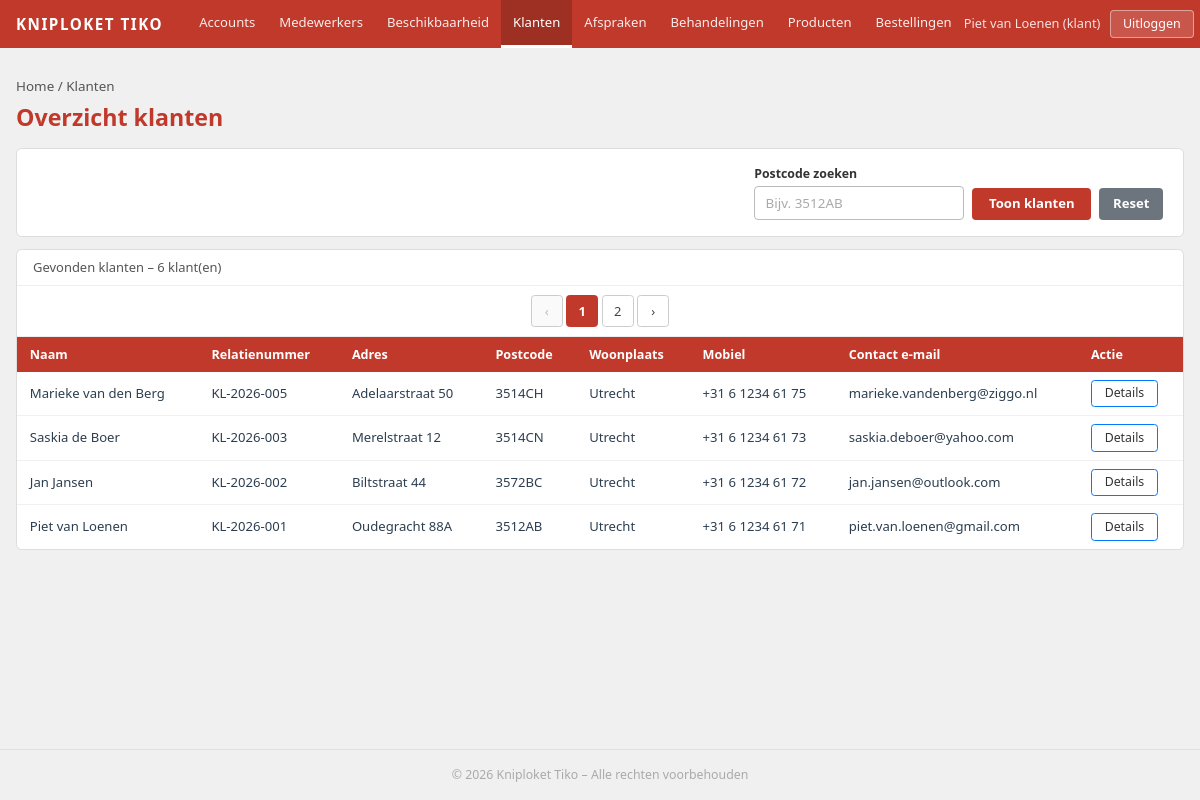
The page /klanten (signed in) on the database its author committed.
### tables this page shows
CREATE TABLE Klant (
    Id INT AUTO_INCREMENT PRIMARY KEY,
    UserId INT NOT NULL,
    Voornaam VARCHAR(100) NOT NULL,
    Tussenvoegsel VARCHAR(50) NULL DEFAULT NULL,
    Achternaam VARCHAR(100) NOT NULL,
    Relatienummer VARCHAR(50) NOT NULL UNIQUE,
    Bijzonderheden TEXT NULL DEFAULT NULL,
    IsActief BIT(1) NOT NULL DEFAULT 1,
    Opmerking VARCHAR(255) NULL DEFAULT NULL,
    DatumAangemaakt DATETIME(6) NOT NULL DEFAULT CURRENT_TIMESTAMP(6),
    DatumGewijzigd DATETIME(6) NOT NULL DEFAULT CURRENT_TIMESTAMP(6) ON UPDATE CURRENT_TIMESTAMP(6),
    CONSTRAINT fk_klant_user FOREIGN KEY (UserId) REFERENCES users(id) ON DELETE RESTRICT ON UPDATE CASCADE
);

CREATE TABLE Contact (
    Id INT AUTO_INCREMENT PRIMARY KEY,
    Straatnaam VARCHAR(255) NOT NULL,
    Huisnummer VARCHAR(20) NOT NULL,
    Toevoeging VARCHAR(20) NULL DEFAULT NULL,
    Postcode VARCHAR(10) NOT NULL,
    Plaats VARCHAR(100) NOT NULL,
    Email VARCHAR(255) NOT NULL,
    Mobiel VARCHAR(20) NOT NULL,
    IsActief BIT(1) NOT NULL DEFAULT 1,
    Opmerking VARCHAR(255) NULL DEFAULT NULL,
    DatumAangemaakt DATETIME(6) NOT NULL DEFAULT CURRENT_TIMESTAMP(6),
    DatumGewijzigd DATETIME(6) NOT NULL DEFAULT CURRENT_TIMESTAMP(6) ON UPDATE CURRENT_TIMESTAMP(6)
);

### app/core/Controller.php (called while the page is built, shortened)
<?php
abstract class Controller
{
    protected function view(string $view, array $data = [], string $layout = 'layouts/main'): void
    {
        $data['base'] = defined('BASE_URL') ? BASE_URL : '';
        extract($data, EXTR_SKIP);
        $viewBestand   = dirname(__DIR__) . '/views/' . $view . '.php';
        require $viewBestand;
    }
}

### app/controllers/KlantController.php (called while the page is built, shortened)
<?php
class KlantController extends Controller
{
    private KlantModel $klantModel;
    public function __construct()
    {
        $this->klantModel = new KlantModel();
    }
    public function index(): void
    {
        $gezochtPostcode = trim($_GET['postcode'] ?? '');
        $filterActief    = $gezochtPostcode !== '';
        $postcode        = $filterActief ? $gezochtPostcode : null;
        $perPagina     = 4;
        $huidigePagina = max(1, (int)($_GET['pagina'] ?? 1));
        $totaalKlanten = $this->klantModel->telKlanten($postcode);
        $totaalPaginas = max(1, (int)ceil($totaalKlanten / $perPagina));
        $huidigePagina = min($huidigePagina, $totaalPaginas);
        $offset        = ($huidigePagina - 1) * $perPagina;
        $klanten       = $this->klantModel->haalKlantenOp($postcode, $perPagina, $offset);
        $this->klantModel->logTechnischeActie(
            'INFO',
            'KlantController',
            'Klanten overzicht bekeken',
            json_encode([
                'postcode' => $postcode ?? 'alle',
                'pagina'   => $huidigePagina,
                'totaal'   => $totaalKlanten
            ])
        );
        $this->view('klanten/index', compact(
            'flash',
            'klanten',
            'huidigePagina',
            'totaalPaginas',
            'totaalKlanten',
            'gezochtPostcode',
            'filterActief'
        ));
    }
}

### app/core/Router.php (called while the page is built, shortened)
<?php
class Router
{
    private array  $routes    = [];
    public function __construct()
    {
        $this->routes  = require dirname(__DIR__) . '/config/routes.php';
    }
    public function dispatch(): void
    {
        $methode = $_SERVER['REQUEST_METHOD'];
        $uri     = $this->normaliseUri($_SERVER['REQUEST_URI'] ?? '/');
        $sleutel = $methode . ' ' . $uri;
        [$controllerNaam, $actie] = $this->routes[$sleutel];
        $controller = new $volledigeNaam();
        $controller->$actie();
    }
    private function normaliseUri(string $uri): string
    {
        $pad = parse_url($uri, PHP_URL_PATH) ?? '/';
        $pad = '/' . ltrim($pad, '/');
        if ($pad !== '/') {
            $pad = rtrim($pad, '/');
        }
        return $pad;
    }
}

### public/index.php (called while the page is built, shortened)
<?php
spl_autoload_register(function (string $klasse): void {
    $pad = dirname(__DIR__) . '/app/' . str_replace(
        ['App\\', '\\'],
        ['',      '/'],
        $klasse
    ) . '.php';
});
require_once dirname(__DIR__) . '/app/core/helpers.php';
$router = new Router();
$router->dispatch();

### app/core/helpers.php (called while the page is built)
<?php
function url(string $pad = '/'): string
{
    $base = defined('BASE_URL') ? BASE_URL : '';
    return $base . '/' . ltrim($pad, '/');
}

### app/config/database.php (called while the page is built)
<?php
return [
    'driver'   => 'mysql',
    'host'     => '127.0.0.1',
    'port'     => '3306',
    'database' => 'kniploket_tiko',
    'username' => 'root',
    'password' => '',
    'charset'  => 'utf8mb4',
    'options'  => [
        PDO::ATTR_ERRMODE            => PDO::ERRMODE_EXCEPTION,
        PDO::ATTR_DEFAULT_FETCH_MODE => PDO::FETCH_ASSOC,
        PDO::ATTR_EMULATE_PREPARES   => false,
    ],
];

### app/core/Database.php (called while the page is built, shortened)
<?php
class Database
{
    private static ?Database $instantie = null;
    private PDO $pdo;
    private function __construct()
    {
        $config = require dirname(__DIR__) . '/config/database.php';
        $dsn = sprintf(
            '%s:host=%s;port=%s;dbname=%s;charset=%s',
            $config['driver'],
            $config['host'],
            $config['port'],
            $config['database'],
            $config['charset']
        );
        try {
            $this->pdo = new PDO($dsn, $config['username'], $config['password'], $config['options']);
        } catch (PDOException $e) {
            $logger = new Logger();
            $logger->error('Databaseverbinding mislukt: ' . $e->getMessage());
            http_response_code(500);
            die('Databaseverbinding niet beschikbaar. Controleer de configuratie.');
        }
    }
    public static function getInstance(): Database
    {
        if (self::$instantie === null) {
            self::$instantie = new self();
        }
        return self::$instantie;
    }
    public function getPdo(): PDO
    {
        return $this->pdo;
    }
}

### app/core/Logger.php (called while the page is built, shortened)
<?php
class Logger
{
    public function __construct(string $logBestand = '')
    {
        if ($logBestand === '') {
            $logBestand = dirname(__DIR__, 2) . '/logs/app.log';
        }
        $this->logBestand = $logBestand;
        $dir = dirname($this->logBestand);
    }
}

### app/models/KlantModel.php (called while the page is built, shortened)
<?php
class KlantModel
{
    private PDO    $pdo;
    private Logger $logger;
    public function __construct()
    {
        $this->pdo    = Database::getInstance()->getPdo();
        $this->logger = new Logger();
    }
    public function haalKlantenOp(?string $postcode, int $perPagina, int $offset): array
    {
        try {
            $stmt = $this->pdo->prepare(
                'CALL sp_GetKlantenMetContactGegevens(:postcode, :limit, :offset)'
            );
            $stmt->bindValue(':postcode', $postcode,  PDO::PARAM_STR);
            $stmt->bindValue(':limit',    $perPagina, PDO::PARAM_INT);
            $stmt->bindValue(':offset',   $offset,    PDO::PARAM_INT);
            $stmt->execute();
            $rows = $stmt->fetchAll(PDO::FETCH_ASSOC);
            return array_map(function (array $r): array {
                $r['Email'] = $r['ContactEmail'] ?? $r['Email'] ?? '';
                return $r;
            }, $rows);
        } catch (\PDOException $e) {
            $this->logger->error('KlantModel::haalKlantenOp – ' . $e->getMessage());
            return [];
        }
    }
    public function telKlanten(?string $postcode): int
    {
        try {
            $stmt = $this->pdo->prepare(
                'CALL sp_CountKlantenMetContactGegevens(:postcode)'
            );
            $stmt->bindValue(':postcode', $postcode, PDO::PARAM_STR);
            $stmt->execute();
            $row = $stmt->fetch(PDO::FETCH_ASSOC);
            return (int)($row['TotaalKlanten'] ?? 0);
        } catch (\PDOException $e) {
            $this->logger->error('KlantModel::telKlanten – ' . $e->getMessage());
            return 0;
        }
    }
}

### app/views/klanten/index.php (the view, shortened to what this page needs)
<?php
if (!function_exists('klantUrl')) {
    function klantUrl(int $pagina, string $postcode): string {
        $params = ['pagina' => $pagina];
        return url('/klanten?' . http_build_query($params));
    }
}
?>
<div class="kl-bc">
    <a href="<?= url('/dashboard') ?>">Home</a> / Klanten
</div>
<h1 class="kl-h1">Overzicht klanten</h1>
<form method="get" action="<?= url('/klanten') ?>">
    <div class="kl-filter-card">
        <div class="kl-filter-grp">
            <label for="postcode">Postcode zoeken</label>
            <input
                type="text"
                id="postcode"
                name="postcode"
                class="kl-input"
                placeholder="Bijv. 3512AB"
                value="<?= htmlspecialchars($gezochtPostcode, ENT_QUOTES, 'UTF-8') ?>"
            >
        </div>
        <button type="submit" class="kl-btn-toon">Toon klanten</button>
        <a href="<?= url('/klanten') ?>" class="kl-btn-reset">Reset</a>
    </div>
</form>
<div class="kl-result-card">
    <div class="kl-count-bar">
        Gevonden klanten – <?= $totaalKlanten ?> klant(en)
    </div>
    <?php if ($totaalPaginas > 1): ?>
    <div class="kl-pagination">
        <?php if ($huidigePagina > 1): ?>
            <a href="<?= klantUrl($huidigePagina - 1, $gezochtPostcode) ?>">&#8249;</a>
        <?php else: ?>
            <span class="pg-disabled">&#8249;</span>
        <?php endif; ?>
        <?php for ($p = 1; $p <= $totaalPaginas; $p++): ?>
            <?php if ($p === $huidigePagina): ?>
                <span class="pg-active"><?= $p ?></span>
            <?php else: ?>
                <a href="<?= klantUrl($p, $gezochtPostcode) ?>"><?= $p ?></a>
            <?php endif; ?>
        <?php endfor; ?>
        <?php if ($huidigePagina < $totaalPaginas): ?>
            <a href="<?= klantUrl($huidigePagina + 1, $gezochtPostcode) ?>">&#8250;</a>
        <?php else: ?>
            <span class="pg-disabled">&#8250;</span>
        <?php endif; ?>
    </div>
    <?php endif; ?>
    <div class="kl-table-wrap">
    <table class="kl-table">
        <thead>
            <tr>
                <th>Naam</th>
                <th>Relatienummer</th>
                <th>Adres</th>
                <th>Postcode</th>
                <th>Woonplaats</th>
                <th>Mobiel</th>
                <th>Contact e-mail</th>
                <th>Actie</th>
            </tr>
        </thead>
        <tbody>
            <?php if (empty($klanten)): ?>
                <tr>
                    <td colspan="8" class="kl-empty">
                        <?php if ($filterActief && $totaalKlanten === 0): ?>
                            Er zijn geen klanten bekent die de geselecteerde postcode hebben
                        <?php else: ?>
                            Geen klanten gevonden.
                        <?php endif; ?>
                    </td>
                </tr>
            <?php else: ?>
                <?php foreach ($klanten as $k):
                    $naam  = $k['Voornaam']
                           . ($k['Tussenvoegsel'] ? ' ' . $k['Tussenvoegsel'] : '')
                           . ' ' . $k['Achternaam'];
                    $adres = trim(
                        ($k['Straatnaam'] ?? '')
                        . ' ' . ($k['Huisnummer'] ?? '')
                        . ($k['Toevoeging'] ?? '')
                    );
                ?>
                <tr>
                    <td><?= htmlspecialchars($naam,                     ENT_QUOTES,'UTF-8') ?></td>
                    <td><?= htmlspecialchars($k['Relatienummer'],        ENT_QUOTES,'UTF-8') ?></td>
                    <td><?= htmlspecialchars($adres,                     ENT_QUOTES,'UTF-8') ?></td>
                    <td><?= htmlspecialchars($k['Postcode']   ?? '',     ENT_QUOTES,'UTF-8') ?></td>
                    <td><?= htmlspecialchars($k['Plaats']     ?? '',     ENT_QUOTES,'UTF-8') ?></td>
                    <td><?= htmlspecialchars($k['Mobiel']     ?? '',     ENT_QUOTES,'UTF-8') ?></td>
                    <td><?= htmlspecialchars($k['Email']      ?? '',     ENT_QUOTES,'UTF-8') ?></td>
                    <td>
                        <a href="<?= url('/klanten/detail?id=' . (int)$k['Id']) ?>" class="kl-btn-detail">Details</a>
                    </td>
                </tr>
                <?php endforeach; ?>
            <?php endif; ?>
        </tbody>
    </table>
    </div>
</div>

### app/views/layouts/main.php (style rules this page uses)
*, *::before, *::after { box-sizing: border-box; }
html, body { height: 100%; margin: 0; }
body { background: #f0f0f0; font-family: 'Segoe UI', sans-serif; display: flex; flex-direction: column; min-height: 100vh; }

### app/views/klanten/index.php (style rules this page uses)
body { background: #f0f0f0; }
.kl-bc { font-size:.84rem; margin-bottom:.5rem; color:#555; }
.kl-bc a { color:#555; text-decoration:none; }
.kl-h1 { color:#c0392b; font-size:1.45rem; font-weight:700; margin-bottom:1rem; }
.kl-filter-card { background:#fff; border:1px solid #ddd; border-radius:.35rem; padding:1rem 1.25rem; margin-bottom:.75rem; display:flex; align-items:flex-end; justify-content:flex-end; gap:.5rem; flex-wrap:wrap; }
.kl-filter-grp { display:flex; flex-direction:column; gap:.18rem; }
.kl-filter-grp label { font-size:.77rem; font-weight:600; color:#333; }
.kl-input { border:1px solid #bbb; border-radius:.25rem; padding:.36rem .65rem; font-size:.84rem; color:#333; width:210px; max-width:100%; background:#fff; }
.kl-input::placeholder { color:#aaa; }
.kl-btn-toon { background:#c0392b; color:#fff; border:none; border-radius:.25rem; padding:.38rem 1.05rem; font-size:.82rem; font-weight:600; cursor:pointer; white-space:nowrap; height:32px; }
.kl-btn-reset { background:#6c757d; color:#fff; border:none; border-radius:.25rem; padding:.38rem .85rem; font-size:.82rem; font-weight:600; cursor:pointer; white-space:nowrap; text-decoration:none; display:inline-flex; align-items:center; height:32px; }
.kl-result-card { background:#fff; border:1px solid #ddd; border-radius:.35rem; overflow:hidden; }
.kl-count-bar { padding:.5rem 1rem; font-size:.81rem; color:#555; border-bottom:1px solid #eee; }
.kl-pagination { display:flex; justify-content:center; align-items:center; gap:.22rem; padding:.55rem 1rem; border-bottom:1px solid #eee; flex-wrap:wrap; }
.kl-pagination a, .kl-pagination span { display:inline-flex; align-items:center; justify-content:center; min-width:32px; height:32px; padding:0 .4rem; border:1px solid #ccc; border-radius:.22rem; font-size:.81rem; text-decoration:none; color:#444; background:#fff; line-height:1; }
.kl-pagination .pg-active { background:#c0392b; color:#fff; border-color:#c0392b; font-weight:700; }
.kl-pagination .pg-disabled { color:#bbb; cursor:default; background:#fafafa; }
.kl-table-wrap { overflow-x:auto; -webkit-overflow-scrolling:touch; }
.kl-table { width:100%; border-collapse:collapse; min-width:600px; }
.kl-table thead tr { background:#c0392b; }
.kl-table thead th { color:#fff; font-size:.79rem; font-weight:700; padding:.5rem .8rem; text-align:left; white-space:nowrap; }
.kl-table tbody tr { border-bottom:1px solid #f0f0f0; }
.kl-table tbody tr:last-child { border-bottom:none; }
.kl-table tbody td { padding:.5rem .8rem; font-size:.82rem; color:#2c3e50; vertical-align:middle; }
.kl-btn-detail { display:inline-block; border:1px solid #007bff; background:#fff; color:#333; border-radius:.22rem; padding:.22rem .8rem; font-size:.77rem; text-decoration:none; white-space:nowrap; }

### rows shown on the page
klant: naam "Marieke van den Berg", Relatienummer "KL-2026-005", contact.Straatnaam+Huisnummer+Toevoeging "Adelaarstraat 50", contact.Postcode "3514CH", contact.Plaats "Utrecht", contact.Mobiel "+31 6 1234 61 75", Email "marieke.vandenberg@ziggo.nl"
klant: naam "Saskia de Boer", Relatienummer "KL-2026-003", contact.Straatnaam+Huisnummer+Toevoeging "Merelstraat 12", contact.Postcode "3514CN", contact.Plaats "Utrecht", contact.Mobiel "+31 6 1234 61 73", Email "saskia.deboer@yahoo.com"
klant: naam "Jan Jansen", Relatienummer "KL-2026-002", contact.Straatnaam+Huisnummer+Toevoeging "Biltstraat 44", contact.Postcode "3572BC", contact.Plaats "Utrecht", contact.Mobiel "+31 6 1234 61 72", Email "jan.jansen@outlook.com"
klant: naam "Piet van Loenen", Relatienummer "KL-2026-001", contact.Straatnaam+Huisnummer+Toevoeging "Oudegracht 88A", contact.Postcode "3512AB", contact.Plaats "Utrecht", contact.Mobiel "+31 6 1234 61 71", Email "piet.van.loenen@gmail.com"

### other values the page prints
$label "Accounts"
$label "Medewerkers"
$label "Beschikbaarheid"
$label "Klanten"
$label "Afspraken"
$label "Behandelingen"
$label "Producten"
$label "Bestellingen"
$gebruikerNaam "Piet van Loenen"
$gebruikerRol "klant"
$totaalKlanten "6"
